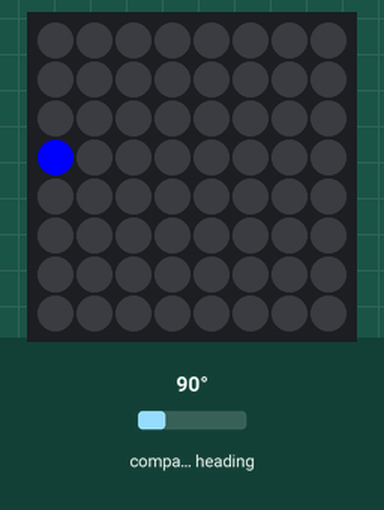
Recording of a program running on a simulated Raspberry Pi (BCM pin numbers) with a Sense HAT. Parts: the Sense HAT's 8×8 RGB LED matrix. The inputs (shaded band) are chosen by the test bench; at power-on: compass heading 90°.

Above: at 1.2 s.
1.3 s: compass heading set to 7°
At 2.2 s:
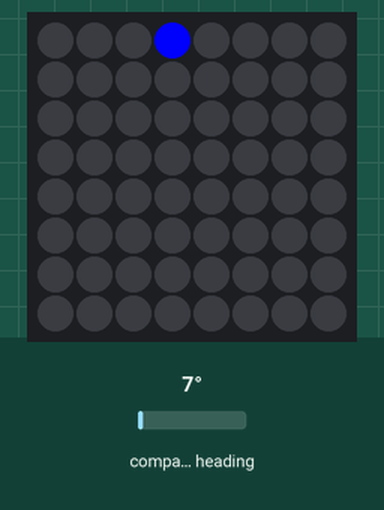
2.8 s: compass heading set to 180°
At 3.4 s:
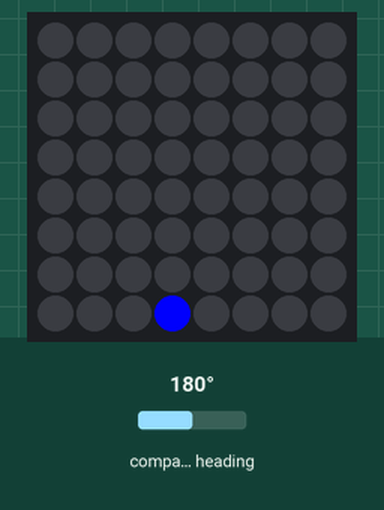
4.3 s: compass heading set to 269°
At 5.5 s:
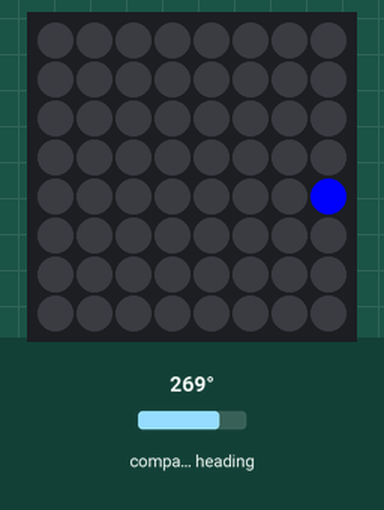
5.8 s: compass heading set to 352°
At 6.9 s:
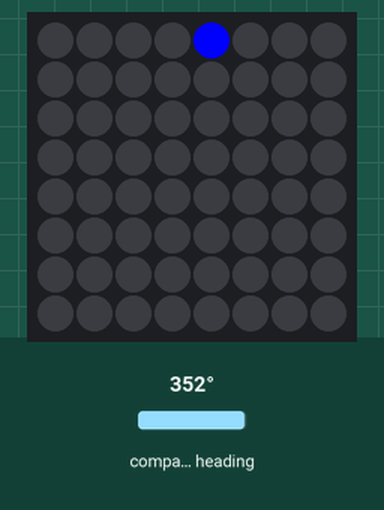
7.3 s: compass heading set to 90°
At 7.9 s:
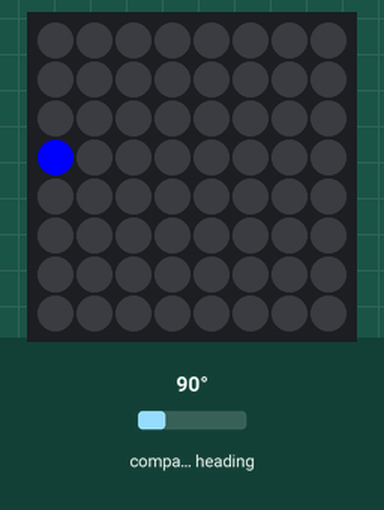
Timing chart, 0 to 9.8 s (numbered marks = the images above; inputs shaded):
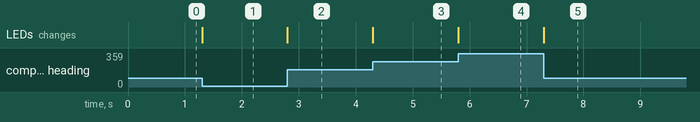

Measured:
- after the input at 1.3 s, the LEDs: change at once (image 1)
- after the input at 2.8 s, the LEDs: change at once (image 2)
- after the input at 4.3 s, the LEDs: change at once (image 3)
- after the input at 5.8 s, the LEDs: change at once (image 4)
- after the input at 7.3 s, the LEDs: change at once (image 5)

The program:

compass.py
```python
import sys
from sense_hat import SenseHat

# To get good results with the magnetometer you must first calibrate it using
# the program in RTIMULib/Linux/RTIMULibCal
# The calibration program will produce the file RTIMULib.ini
# Copy it into the same folder as your Python code

led_loop = [4, 5, 6, 7, 15, 23, 31, 39, 47, 55, 63, 62, 61, 60, 59, 58, 57, 56, 48, 40, 32, 24, 16, 8, 0, 1, 2, 3]

sense = SenseHat()
sense.set_rotation(0)
sense.clear()

prev_x = 0
prev_y = 0

led_degree_ratio = len(led_loop) / 360.0

try:
  while True:
      dir = sense.get_compass()
      dir_inverted = 360 - dir  # So LED appears to follow North
      led_index = int(led_degree_ratio * dir_inverted)
      offset = led_loop[led_index]

      y = offset // 8  # row
      x = offset % 8  # column

      if x != prev_x or y != prev_y:
          sense.set_pixel(prev_x, prev_y, 0, 0, 0)

      sense.set_pixel(x, y, 0, 0, 255)

      prev_x = x
      prev_y = y

except KeyboardInterrupt:
    sense.clear()
```
